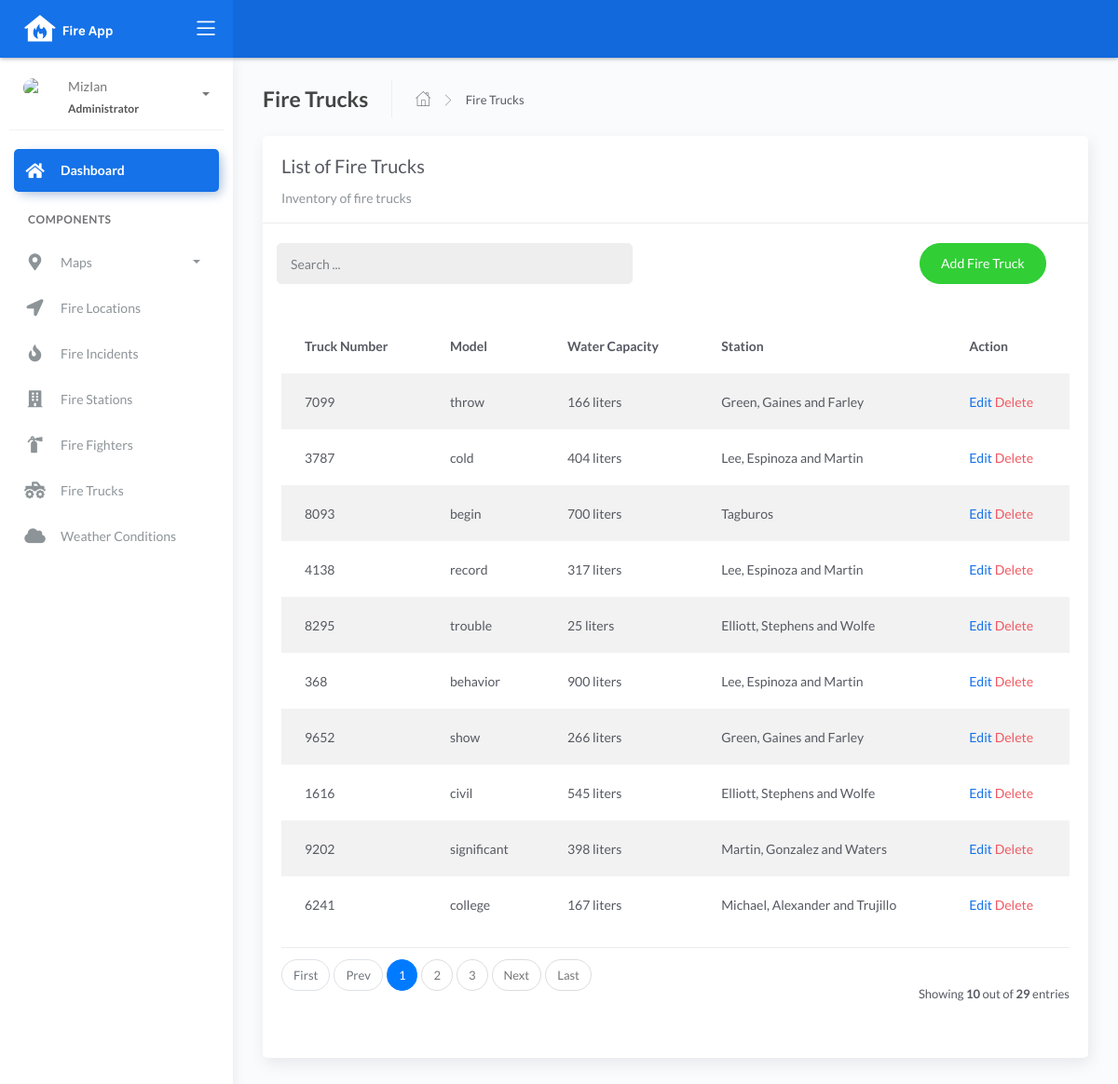
Page /firetruck_list on the earlier database version.
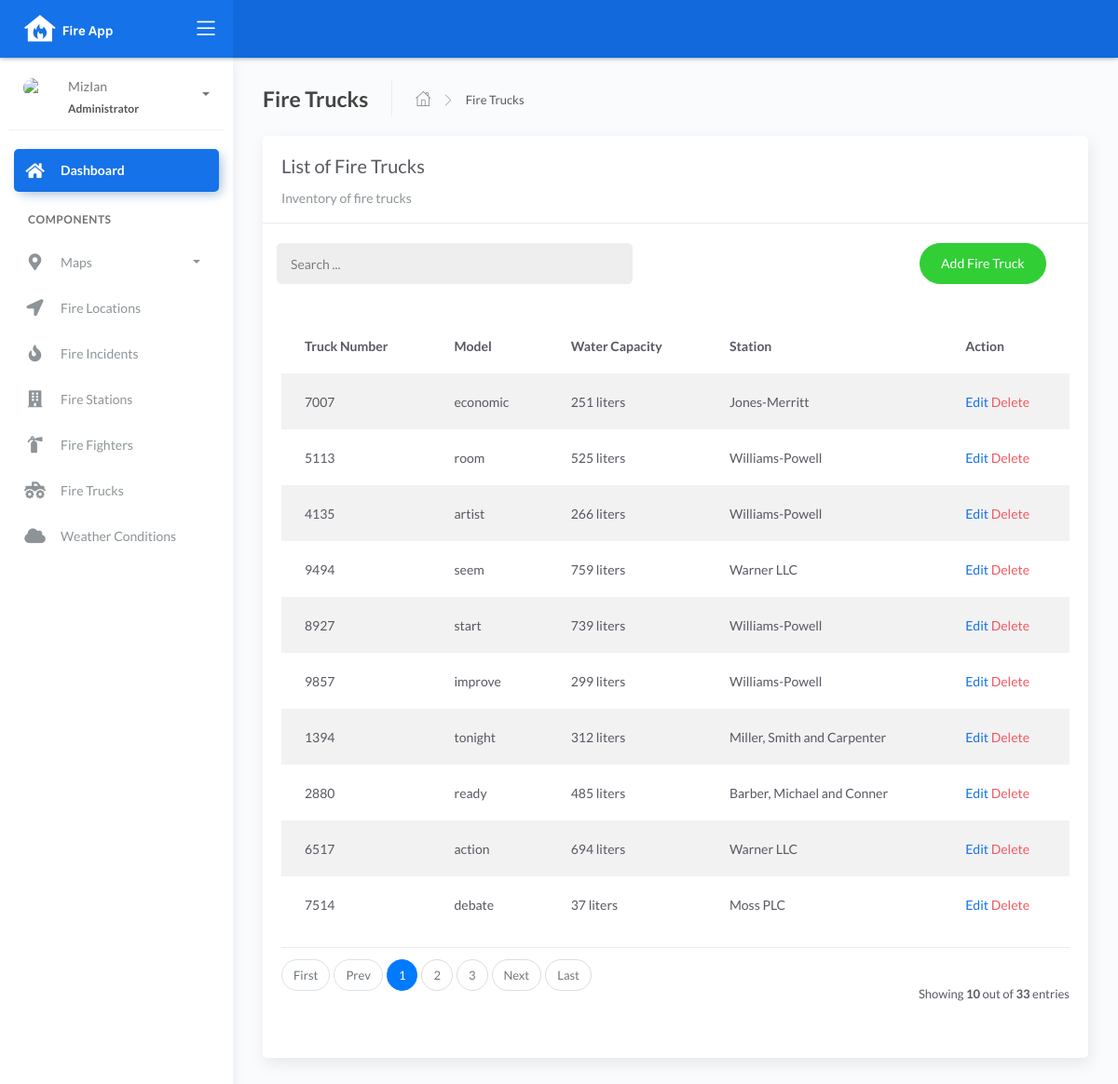
Same page on the later database version.
### fire/models.py (models this page shows, shortened)
class BaseModel(models.Model):
    created_at = models.DateTimeField(auto_now_add=True, db_index=True)
    updated_at = models.DateTimeField(auto_now=True)
    class Meta:
        abstract = True

class FireTruck(BaseModel):
    truck_number = models.CharField(max_length=150)
    model = models.CharField(max_length=150)
    capacity = models.CharField(max_length=150)  # water
    station = models.ForeignKey(FireStation, on_delete=models.CASCADE)

class FireStation(BaseModel):
    name = models.CharField(max_length=150)
    latitude = models.DecimalField(
        max_digits=22, decimal_places=16, null=True, blank=True)
    longitude = models.DecimalField(
        max_digits=22, decimal_places=16, null=True, blank=True)
    address = models.CharField(max_length=150)
    city = models.CharField(max_length=150)  # can be in separate table
    country = models.CharField(max_length=150)  # can be in separate table
    def __str__(self):
        return f"{self.name}"

### fire/views.py (the view)
# urls.py: path('firetruck_list', FireTruckList.as_view(), name='firetruck-list'),
class FireTruckList(ListView):
    model = FireTruck
    context_object_name = 'firetruck'
    template_name = "firetruck_list.html"
    paginate_by = 10
    def get_queryset(self, *args, **kwargs):
         qs = super(FireTruckList, self).get_queryset(*args, **kwargs)
         if self.request.GET.get("q") != None:
             query = self.request.GET.get('q')
             qs = qs.filter(Q(truck_number__icontains=query) |
                            Q(model__icontains=query) |
                            Q(capacity__icontains=query) )
         return qs

### templates/firetruck_list.html (shortened to what this page needs)
{% extends 'base.html' %} {% load static %} {% block content %}
<div class="content">
    <div class="page-inner">
        <div class="page-header">
            <h4 class="page-title">Fire Trucks</h4>
            <ul class="breadcrumbs">
                <li class="nav-home">
                    <a href="{%url 'dashboard-chart' %}">
                    <i class="flaticon-home"></i>
                    </a>
                </li>
                <li class="separator">
                    <i class="flaticon-right-arrow"></i>
                </li>
                <li class="nav-item">
                    <a href="#">Fire Trucks</a>
                </li>
            </ul>
        </div>
        <div class="row">
            <div class="col-md-12">
                <div class="card">
                    <div class="card-header">
                        <div class="card-title">List of Fire Trucks</div>
                        <div class="card-category">Inventory of fire trucks</div>
                    </div>
                    <br>
                        <div class="col-md-12 row">
                            <div class="col-md-6">
                                <form class="navbar-left navbar-form nav-search mr-md-3" action="{% url 'firetruck-list' %}">
                                    <div class="input-group">
                                        <input type="text" placeholder="Search ..." class="form-control" name="q">
                                        <div class="input-group-append">
                                        <span class="input-group-text">
                                        </span>
                                        </div>
                                    </div>
                                </form>
                            </div>
                            <div class="col-md-6">
                                <div class="pull-right">
                                    <a href="{% url 'firetruck-add'%}" class="btn btn-success btn-rounded">Add Fire Truck</a>
                                </div>
                            </div>
                        </div>
                    <div class="card-body">
                        <table class="table table-striped mt-3">
                            <thead>
                                <tr>
                                    <th scope="col">Truck Number</th>
                                    <th scope="col">Model</th>
                                    <th scope="col">Water Capacity</th>
                                    <th scope="col">Station</th>
                                    <th scope="col">Action</th>
                                </tr>
                            </thead>
                            <tbody>
                                {% for object in object_list %}
                                <tr>
                                    <td>{{ object.truck_number }}</td>
                                    <td>{{ object.model }}</td>
                                    <td>{{ object.capacity }} liters</td>
                                    <td>{{ object.station }}</td>
                                    <td>
                                        <a href="firetruck_list/edit/{{ object.id }}">Edit</a>
                                        <a href="firetruck_list/delete/{{ object.id }}" class="text-danger">Delete</a>
                                    </td>
                                </tr>
                                {% empty %}
                                <tr>
                                    <td colspan="4" style="text-align: center">
                                    <p class="text-sm font-weight-bold mb-0">No Records Found</p>
                                    </td>
                                </tr>
                                {% endfor %}
                            </tbody>
                        </table>
                        {% include 'includes/pagination.html' %}
                    </div>
                </div>
            </div>
        </div>
    </div>
</div>
{% endblock %}

Differences in the rows shown:
removed FireTruck: truck_number "3787", model "cold", capacity "404", station "Lee, Espinoza and Martin"
removed FireTruck: truck_number "8093", model "begin", capacity "700", station "Tagburos"
removed FireTruck: truck_number "4138", model "record", capacity "317", station "Lee, Espinoza and Martin"
removed FireTruck: truck_number "368", model "behavior", capacity "900", station "Lee, Espinoza and Martin"
removed FireTruck: truck_number "9652", model "show", capacity "266", station "Green, Gaines and Farley"
removed FireTruck: truck_number "1616", model "civil", capacity "545", station "Elliott, Stephens and Wolfe"
removed FireTruck: truck_number "9202", model "significant", capacity "398", station "Martin, Gonzalez and Waters"
no longer on this page (row edited): FireTruck: truck_number "6241", model "college", capacity "167", station "Michael, Alexander and Trujillo"
changed FireTruck: truck_number "7099" → "7007"; model "throw" → "economic"; capacity "166" → "251"; station "Green, Gaines and Farley" → "Jones-Merritt"
added FireTruck: truck_number "5113", model "room", capacity "525", station "Williams-Powell"
added FireTruck: truck_number "4135", model "artist", capacity "266", station "Williams-Powell"
added FireTruck: truck_number "9494", model "seem", capacity "759", station "Warner LLC"
added FireTruck: truck_number "8927", model "start", capacity "739", station "Williams-Powell"
changed FireTruck: truck_number "8295" → "9857"; model "trouble" → "improve"; capacity "25" → "299"; station "Elliott, Stephens and Wolfe" → "Williams-Powell"
added FireTruck: truck_number "1394", model "tonight", capacity "312", station "Miller, Smith and Carpenter"
added FireTruck: truck_number "2880", model "ready", capacity "485", station "Barber, Michael and Conner"
added FireTruck: truck_number "6517", model "action", capacity "694", station "Warner LLC"
added FireTruck: truck_number "7514", model "debate", capacity "37", station "Moss PLC"
Other differences:
{{ paginator.count }}: "29" → "33"
